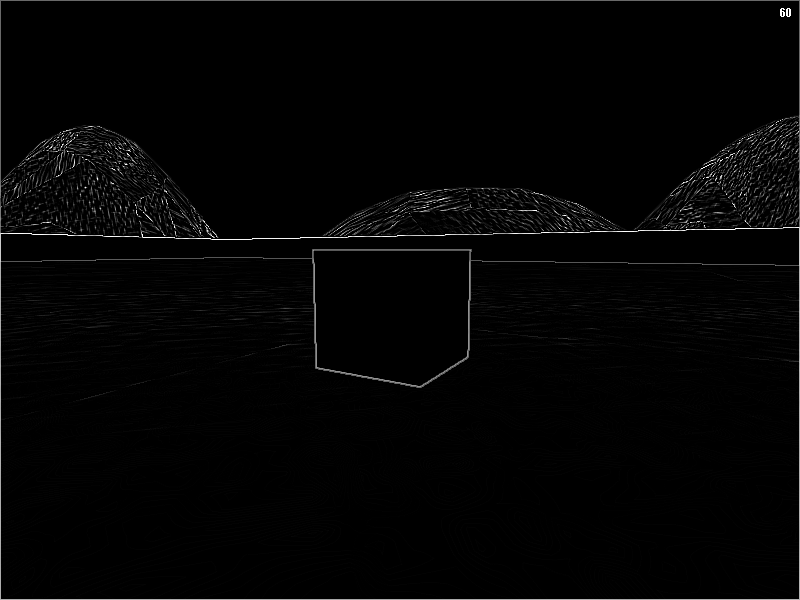
#> input picture snapshots/edges/Training/Cube/1.41435153751e+.png, 800 x 600 px, given as the content of the folder nNERO-2014-09-30-x86_64/Hw5/snapshots/edges/Training/Sydney/, which was not available
$ python classifier.py   (Python 2 division)
#> lines starting #> are read from the running program, lines starting #| are printed output that depends on the picture; pictures that were not available may be replaced by others from this repository, and a replacement may not be noted
from __future__ import division
import numpy as np
import random
import Image
#Student added
import os

"""
This is your object classifier. You should implement the train and
classify methods for this assignment.
"""
class ObjectClassifier():
    labels = ['Sydney', 'Cube', 'Tree', 'Steve']
    sydney_features = [13047.2, 28359.5, 40250.3, 26016.5, 69391.8, 117493.3, 0.29373325, 0.3746875567, 5.2645383333, 21.4338684044, 1674.5]
    cube_features = [11247.7777777778, 25055.4444444444, 34311.7777777778, 21849.7777777778, 62659.4444444444, 104580.555555556, 0.2614513889, 0.3504291513, 4.4927993056, 20.7388081088, 332.3333333333]
    tree_features = [16716.2222222222, 33044.3333333333, 42624.8888888889, 28237.1111111111, 74676.1111111111, 127227.888888889, 0.3180697222, 0.3780615109, 5.9146527778, 22.1799279468, 1391]
    steve_features = [11460.4166666667, 26481.4166666667, 39154, 24642.75, 69852.8333333333, 118387.583333333, 0.2959689583, 0.3519500759, 5.7145130208, 22.9063745015, 1425.25]

    """
    Everytime a snapshot is taken, this method is called and
    the result is displayed on top of the four-image panel.
    """
    def classify(self, edge_pixels, orientations):
       				features = self.get_features(edge_pixels, orientations)
				#features = self.sydney_features
				#print(features)
				object_features = [self.sydney_features, self.cube_features, self.tree_features, self.steve_features]
				scores = [.25, .25, .25, .25]
				for i in range(len(features)):
					test_features = [self.sydney_features[i], self.cube_features[i], self.tree_features[i], self.steve_features[i]]
					feature_probs = self.probability_from_feature(features[i], test_features)
					weight = 1 - min(test_features)/max(test_features)
					for j in range(len(feature_probs)):
						scores[j] *= feature_probs[j] * weight
				winner = scores.index(max(scores))
      				return self.labels[winner]

    """
    Assigns a probability to each object based upon a single feature
    """
    # [8 lines left out: function probability_from_feature, not called in this run]


    """
		Returns a list of features for a given image.
		f[0] -> Upward oriented edge pixels in top half of image
		f[1] -> Upward oriented edge pixels in bottom half of image
		f[2] -> Total upward oriented edge pixels
		f[3] -> Horizontally oriented edge pixels
		f[4] -> Vertically oriented edge pixels
		f[5] -> Total number of edge pixels
		f[6] -> Percentage of edge pixels
		f[7] -> Proportion of horizontal edge pixels to vertical edge pixels
		f[8] -> Average pixel value
		f[9] -> Average nonblack pixel value
		f[10] -> Number of white pixels
		"""
    def get_features (self, edge_pixels, orientations):
			top_half = orientations[:len(orientations) / 2]
			bottom_half = orientations[len(orientations) / 2:]

			f = [self.count_upward_oriented(edge_pixels, top_half),
					 self.count_upward_oriented(edge_pixels, bottom_half),
					 self.count_upward_oriented(edge_pixels, orientations),
					 self.count_horizontal_pixels(edge_pixels, orientations),
					 self.count_vertical_pixels(edge_pixels, orientations),
					 self.count_edge_pixels(edge_pixels, orientations),
					 self.count_edge_pixels(edge_pixels, orientations) / (600 * 800),
					 self.count_horizontal_pixels(edge_pixels, orientations) / self.count_vertical_pixels(edge_pixels, orientations),
					 self.average_edge_pixel_value(edge_pixels, orientations),
					 self.average_nonzero_pixel_value(edge_pixels, orientations),
					 self.num_white_pixels(edge_pixels, orientations)]

			return f
    """
    This is your training method. Feel free to change the
    definition to take a directory name or whatever else you
    like. The load_image (below) function may be helpful in
    reading in each image from your datasets.
    """
    def train(self):
				sydney  = "Sydney/"
				cube = "Cube/"
				tree = "Tree/"
				steve = "Steve/"
				objects = [sydney, cube, tree, steve]
				path = "/v/filer4b/v38q001/jamesrf/Desktop/OpenNERO-2014-09-30-x86_64/Hw5/snapshots/edges/Training/"
				for item in objects:
					print item
					for elt in os.listdir(path + item):
						(np_edges, orientations) = load_image(path + item + elt)
						print self.classify(np_edges, orientations)
        #pass
    """
		IMAGE FEATURE FUNCTIONS
		"""

    # [71 lines left out: functions average_edge_pixel_value, average_nonzero_pixel_value, num_white_pixels, num_black_pixels, count_horizontal_pixels, count_vertical_pixels and 2 more, not called in this run]


"""
Loads an image from file and calculates the edge pixel orientations.
Returns a tuple of (edge pixels, pixel orientations).
"""
def load_image(filename):
    im = Image.open(filename)
#> im is the input picture: PIL image 800x600 L; min 0, max 255, mean 3.9
    np_edges = np.array(im)
    upper_left = push(np_edges, 1, 1)
#> in push, `result[rows:,columns:] = np_array[:-rows,:-columns]`:
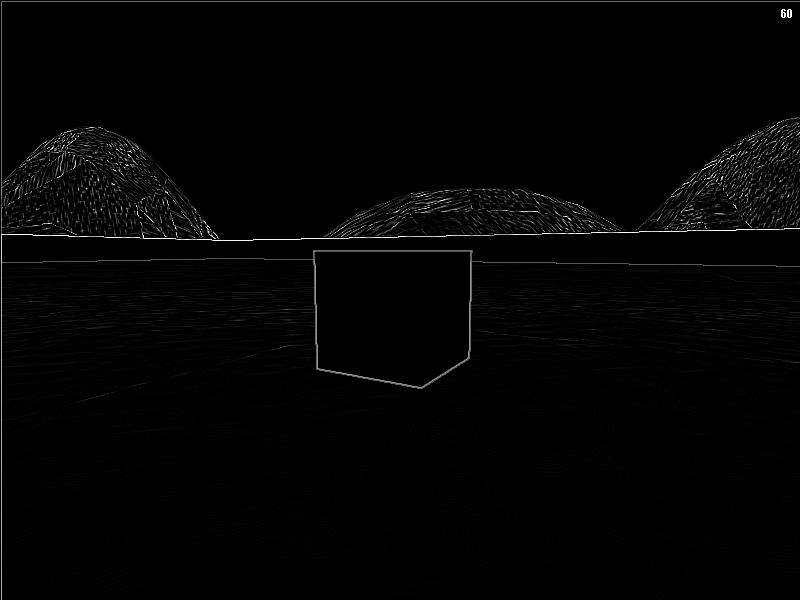
#> result: shape (600, 800) float64; min 0, max 255, mean 3.4
    upper_center = push(np_edges, 1, 0)
    upper_right = push(np_edges, 1, -1)
#> call 3 of push, with rows = 1, columns = -1
#> in push (call 3), `result[rows:,:columns] = np_array[:-rows,-columns:]`:
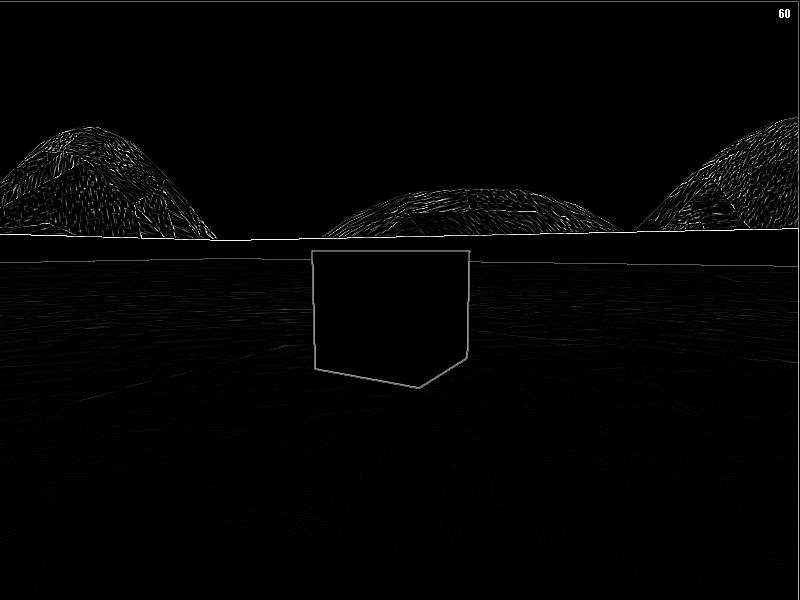
#> result: shape (600, 800) float64; min 0, max 255, mean 3.4
    mid_left = push(np_edges, 0, 1)
    mid_right = push(np_edges, 0, -1)
    lower_left = push(np_edges, -1, 1)
#> in push (call 6), `result[:rows,columns:] = np_array[-rows:,:-columns]`:
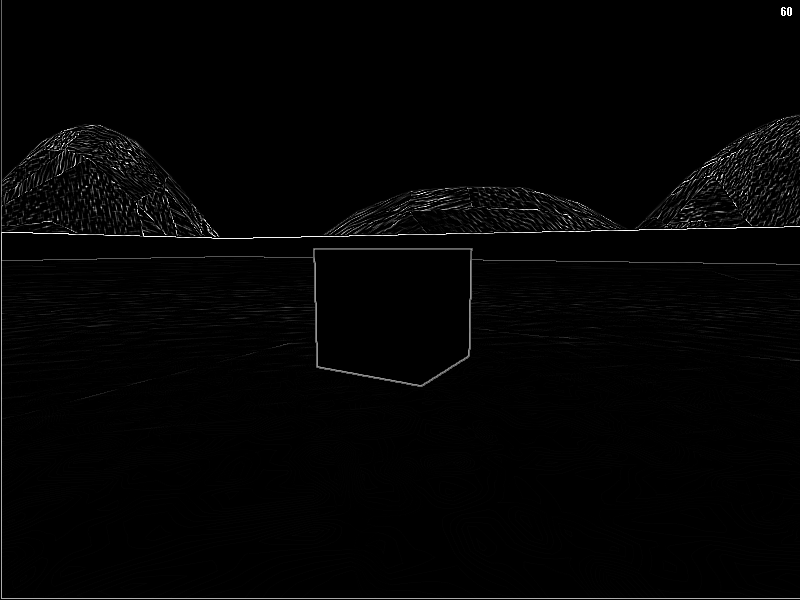
#> result: shape (600, 800) float64; min 0, max 255, mean 3.5
    lower_center = push(np_edges, -1, 0)
    lower_right = push(np_edges, -1, -1)
#> in push (call 8), `result[:rows,:columns] = np_array[-rows:,-columns:]`:
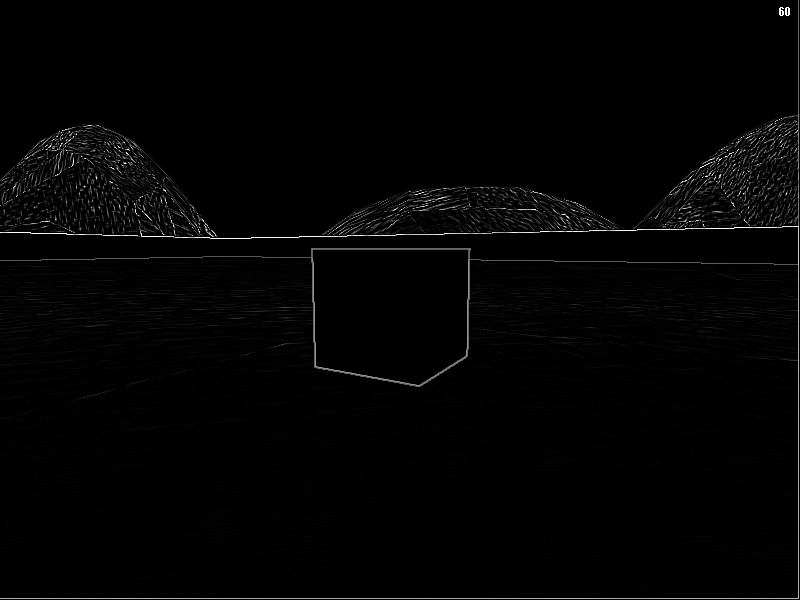
#> result: shape (600, 800) float64; min 0, max 255, mean 3.5
    vfunc = np.vectorize(find_orientation)
    orientations = vfunc(upper_left, upper_center, upper_right, mid_left, mid_right, lower_left, lower_center, lower_right)
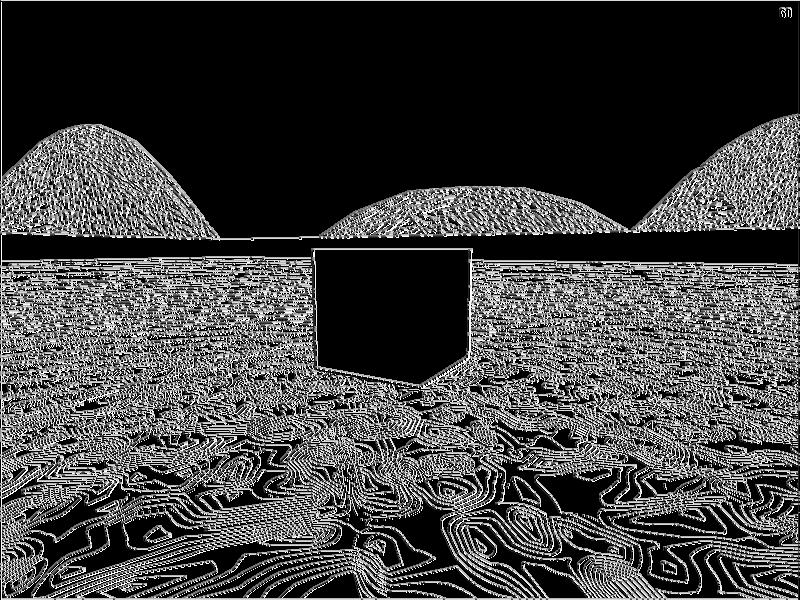
#> orientations: shape (600, 800) int64; min 0, max 315, mean 79; drawn with min black and max white
    return (np_edges, orientations)


"""
Shifts the rows and columns of an array, putting zeros in any empty spaces
and truncating any values that overflow
"""
def push(np_array, rows, columns):
    result = np.zeros((np_array.shape[0],np_array.shape[1]))
    if rows > 0:
        if columns > 0:
            result[rows:,columns:] = np_array[:-rows,:-columns]
        elif columns < 0:
            result[rows:,:columns] = np_array[:-rows,-columns:]
        else:
            result[rows:,:] = np_array[:-rows,:]
    elif rows < 0:
        if columns > 0:
            result[:rows,columns:] = np_array[-rows:,:-columns]
        elif columns < 0:
            result[:rows,:columns] = np_array[-rows:,-columns:]
        else:
            result[:rows,:] = np_array[-rows:,:]
    else:
        if columns > 0:
            result[:,columns:] = np_array[:,:-columns]
        elif columns < 0:
            result[:,:columns] = np_array[:,-columns:]
        else:
            result[:,:] = np_array[:,:]
    return result

# The orientations that an edge pixel may have.
np_orientation = np.array([0,315,45,270,90,225,180,135])

"""
Finds the (approximate) orientation of an edge pixel.
"""
def find_orientation(upper_left, upper_center, upper_right, mid_left, mid_right, lower_left, lower_center, lower_right):
    a = np.array([upper_center, upper_left, upper_right, mid_left, mid_right, lower_left, lower_center, lower_right])
    return np_orientation[a.argmax()]


if __name__ == "__main__":
	classifier = ObjectClassifier()
#> (the run stopped early here; a loop or call above may not have finished)
